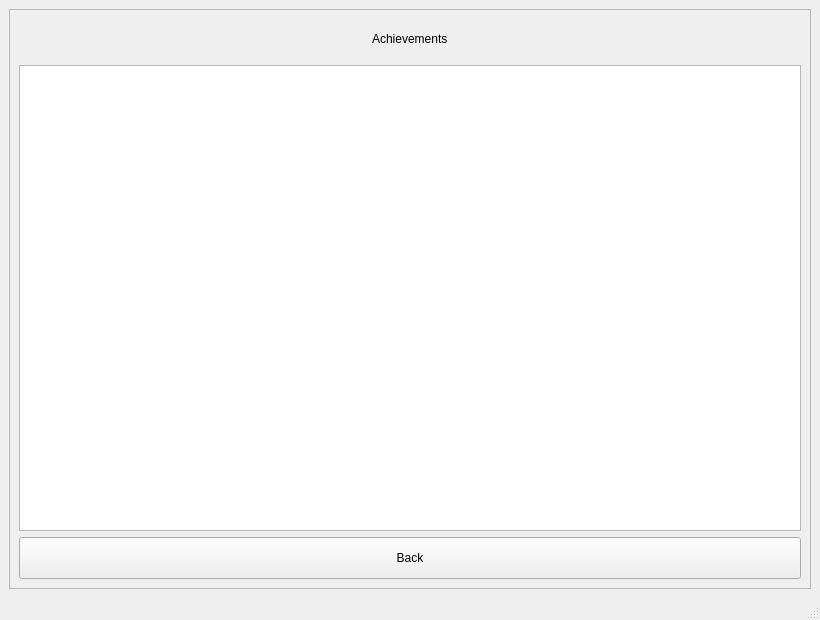
<?xml version="1.0" encoding="UTF-8"?>
<ui version="4.0">
 <class>AchievementsWindow</class>
 <widget class="QMainWindow" name="AchievementsWindow">
  <property name="geometry">
   <rect>
    <x>0</x>
    <y>0</y>
    <width>820</width>
    <height>620</height>
   </rect>
  </property>
  <property name="windowTitle">
   <string>MainWindow</string>
  </property>
  <widget class="QWidget" name="centralwidget">
   <layout class="QVBoxLayout" name="verticalLayout">
    <item>
     <widget class="QFrame" name="frameAchievements">
      <property name="minimumSize">
       <size>
        <width>760</width>
        <height>540</height>
       </size>
      </property>
      <property name="frameShape">
       <enum>QFrame::Shape::StyledPanel</enum>
      </property>
      <property name="frameShadow">
       <enum>QFrame::Shadow::Raised</enum>
      </property>
      <layout class="QVBoxLayout" name="verticalLayout_2">
       <item alignment="Qt::AlignmentFlag::AlignHCenter">
        <widget class="QLabel" name="labelTitle">
         <property name="minimumSize">
          <size>
           <width>0</width>
           <height>40</height>
          </size>
         </property>
         <property name="text">
          <string>Achievements</string>
         </property>
        </widget>
       </item>
       <item>
        <widget class="QTableWidget" name="tableWidgetAchievements">
         <property name="minimumSize">
          <size>
           <width>0</width>
           <height>360</height>
          </size>
         </property>
        </widget>
       </item>
       <item>
        <widget class="QPushButton" name="pushButtonBack">
         <property name="minimumSize">
          <size>
           <width>0</width>
           <height>42</height>
          </size>
         </property>
         <property name="text">
          <string>Back</string>
         </property>
        </widget>
       </item>
      </layout>
     </widget>
    </item>
   </layout>
  </widget>
  <widget class="QMenuBar" name="menubar">
   <property name="geometry">
    <rect>
     <x>0</x>
     <y>0</y>
     <width>820</width>
     <height>18</height>
    </rect>
   </property>
  </widget>
  <widget class="QStatusBar" name="statusbar"/>
 </widget>
 <resources/>
 <connections/>
</ui>
